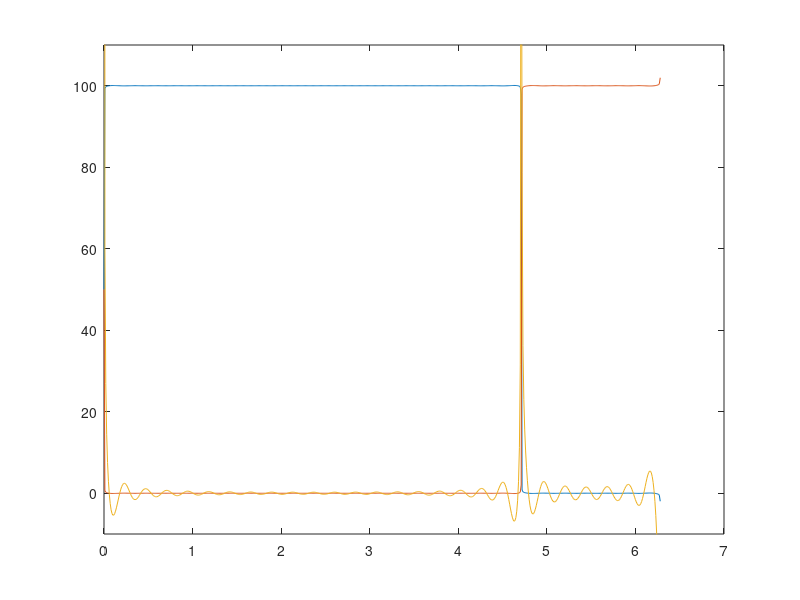

MATLAB code for this plot:
% function Harm2
clc
clear all
close all

D = 0.750 ;
Vin = 100 ;
t = 0:0.01:2*pi ;


a0out = D*Vin ;
a0 = (1-D)*Vin ;

Saout = 0 ;
Sbout = 0 ;

Sa = 0 ;
Sb = 0 ;
Sc = 0 ;

nH = 5000 ;
for n = 1:nH
    
    aout(n) = 1/(n*pi)*Vin*sin(2*pi*n*D) ;    
    bout(n) = 1/(n*pi)*Vin*(1-cos(2*pi*n*D)) ;
    cout(n) = sqrt(aout(n)^2 +bout(n)^2) ;
    
    Saout = Saout + aout(n)*cos(n*t) ;
    Sbout = Sbout + bout(n)*sin(n*t) ;
    
    
    a(n) = -1/(n*pi)*Vin*sin(2*pi*n*D) ;
    b(n) = -1/(n*pi)*Vin*(1-cos(2*pi*n*D)) ;
    c(n) = sqrt(a(n)^2 +b(n)^2) ;
    
    Sa = Sa + a(n)*cos(n*t) ;
    Sb = Sb + b(n)*sin(n*t) ;
    Sc = Sc + c(n)*cos(n*t-n*pi*D) ;
end

v_out = a0out + Saout + Sbout ;
v_SW = a0 + Sa + Sb ;


plot(t,v_out)
hold on 
plot(t,v_SW)
plot(t,v_SW.*v_out)
ylim([-10 110])
